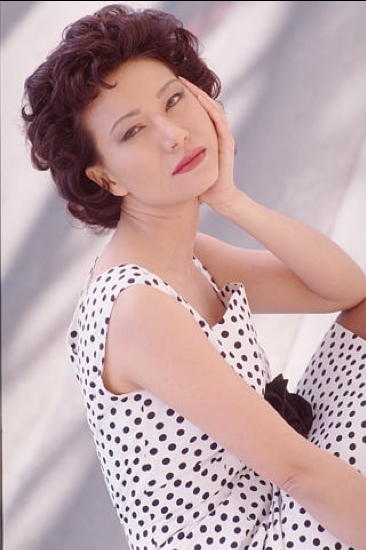
#> input picture Demos/Demo 4/lady.png, 366 x 550 px
$ jupyter execute --allow-errors Demo4_Filter_Bank_Response_Question.ipynb
#> lines starting #> are read from the running program, lines starting #| are printed output that depends on the picture
# Filter Bank Creation

[cell 1]
##########################################################################
# Maximum Response filterbank from
# http://www.robots.ox.ac.uk/~vgg/research/texclass/filters.html
# based on several edge and bar filters.
# Adapted to Python by Andreas Mueller amueller@ais.uni-bonn.de
# Share and enjoy
#

import numpy as np
import matplotlib.pyplot as plt
from itertools import product, chain
from scipy import misc,ndimage
from os import listdir
import os
from os.path import isfile, join
import imageio
#from sklearn.externals.joblib import Parallel, delayed


def makeRFSfilters(radius=18, sigmas=[1, 2, 4], n_orientations=6):
    """ Generates filters for RFS filterbank.
    Parameters
    ----------
    radius : int, default 24
        radius of all filters. Size will be 2 * radius + 1
    sigmas : list of floats, default [1, 2, 4]
        define scales on which the filters will be computed
    n_orientations : int
        number of fractions the half-angle will be divided in
    Returns
    -------
    edge : ndarray (len(sigmas), n_orientations, 2*radius+1, 2*radius+1)
        Contains edge filters on different scales and orientations
    bar : ndarray (len(sigmas), n_orientations, 2*radius+1, 2*radius+1)
        Contains bar filters on different scales and orientations
    rot : ndarray (2, 2*radius+1, 2*radius+1)
        contains two rotation invariant filters, Gaussian and Laplacian of
        Gaussian
    """
#> called with radius = 18, n_orientations = 6
    def make_gaussian_filter(x, sigma, order=0):
        if order > 2:
            raise ValueError("Only orders up to 2 are supported")
        # compute unnormalized Gaussian response
        response = np.exp(-x ** 2 / (2. * sigma ** 2))
        if order == 1:
            response = -response * x
        elif order == 2:
            response = response * (x ** 2 - sigma ** 2)
        # normalize
        response /= np.abs(response).sum()
        return response

    def makefilter(scale, phasey, pts, sup):
        gx = make_gaussian_filter(pts[0, :], sigma=3 * scale)
        gy = make_gaussian_filter(pts[1, :], sigma=scale, order=phasey)
        f = (gx * gy).reshape(sup, sup)
        # normalize
        f /= np.abs(f).sum()
        return f

    support = 2 * radius + 1
    x, y = np.mgrid[-radius:radius + 1, radius:-radius - 1:-1] #Make the filter grid
    orgpts = np.vstack([x.ravel(), y.ravel()])
    sigma_arr = []
    rot, edge, bar = [], [], []
    for sigma in sigmas:
        for orient in range(n_orientations):
            # Not 2pi as filters have symmetry
            angle = np.pi * orient / n_orientations
            c, s = np.cos(angle), np.sin(angle) #Get the angle
            rotpts = np.dot(np.array([[c, -s], [s, c]]), orgpts) #rotate the grid

            edge.append(makefilter(sigma, 1, rotpts, support))
            bar.append(makefilter(sigma, 2, rotpts, support))

            sigma_arr.append(sigma)
            sigma_arr.append(sigma)

    length = np.sqrt(x ** 2 + y ** 2)
    rot.append(make_gaussian_filter(length, sigma=10))
    sigma_arr.append(10)
    rot.append(make_gaussian_filter(length, sigma=10, order=2))
    sigma_arr.append(10)

    # reshape rot and edge
    edge = np.asarray(edge)
    edge = edge.reshape(len(sigmas), n_orientations, support, support)
    bar = np.asarray(bar).reshape(edge.shape)
    rot = np.asarray(rot)[:, np.newaxis, :, :]
    return edge, bar, rot, sigma_arr

#Apply Filter by convolving with the image
def apply_filterbank(img, filterbank):
    from scipy.ndimage import convolve
    result = []
    for battery in filterbank:
        response = [convolve(img, filt) for filt in battery]
        #max_response = np.max(response, axis=0)
        result.extend(response)
    return result


sigmas = [1, 2, 4]
n_sigmas = len(sigmas)
n_orientations = 6

#Make Filters here
edge, bar, rot, sigma_arr = makeRFSfilters(sigmas=sigmas,
        n_orientations=n_orientations)

n = n_sigmas * n_orientations


# plot filters
# 2 is for bar / edge, + 1 for rot
fig, ax = plt.subplots(n_sigmas * 2 + 1, n_orientations)
filters_arr = []
for k, filters in enumerate([bar, edge]):
    for i, j in product(range(n_sigmas), range(n_orientations)):
        row = i + k * n_sigmas
        filters_arr.append(filters[i, j, :, :])
        ax[row, j].imshow(filters[i, j, :, :], cmap=plt.cm.gray)
        ax[row, j].set_xticks(())
        ax[row, j].set_yticks(())

filters_arr.append(rot[0, 0])
filters_arr.append(rot[1, 0])
ax[-1, 0].imshow(rot[0, 0], cmap=plt.cm.gray)
ax[-1, 0].set_xticks(())
ax[-1, 0].set_yticks(())
ax[-1, 1].imshow(rot[1, 0], cmap=plt.cm.gray)
ax[-1, 1].set_xticks(())
ax[-1, 1].set_yticks(())

fig.set_size_inches(18.5, 10.5)
for i in range(2, n_orientations):
    ax[-1, i].set_visible(False)
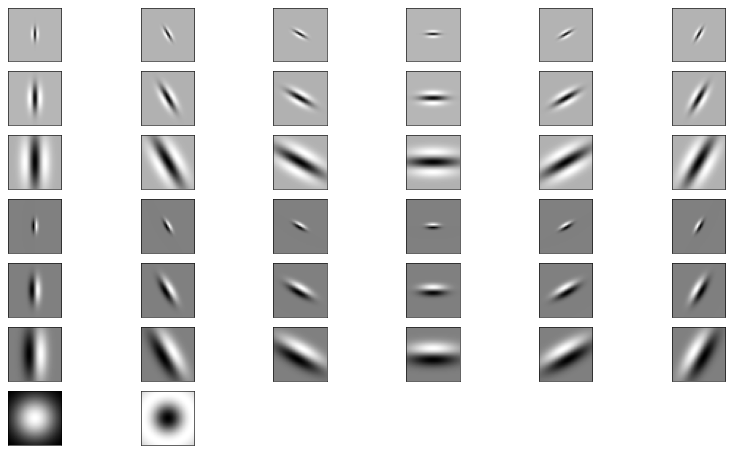
#> figure drawn by matplotlib, 38 panels

# Insert Image Here

[cell 2]
import cv2
test_images_path = "lady.png"

img = cv2.imread(test_images_path)
#> img is the input picture: shape (550, 366, 3); mean B, G, R 167, 164.8, 191.3
img = cv2.cvtColor(img, cv2.COLOR_BGR2RGB)
# [5 lines of commented-out code are left out]
img_gray = cv2.cvtColor(img, cv2.COLOR_RGB2GRAY)
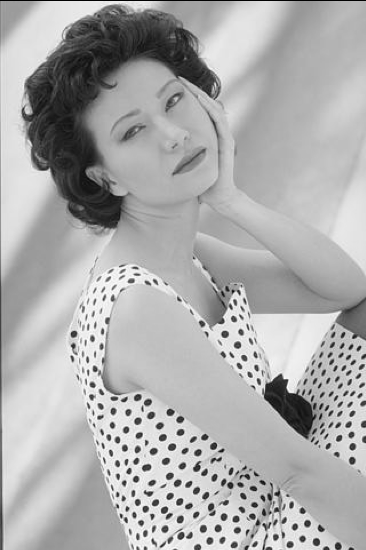
#> img_gray: shape (550, 366); min 0, max 255, mean 173
img_shape = img_gray.shape
#> img_shape = (550, 366)
print("Shape of Image = ", img_shape)
#| Shape of Image =  (550, 366)
plt.imshow(img)
plt.axis("off")

### Image Segmentation using Colors

[cell 3]
# Apply kmeans image segmentation using colored image. Take number of clusters = 4.
# What is the problem with the clusters output? Does it really segment meaningfull segments?

#> (a cell that did not finish here is left out)

# Visualize Images

[cell 5]
# plot responses
fig2, ax2 = plt.subplots(7, 6)
#> (the rest of this cell did not finish here and is left out)

### 1. Form histograms from the clustered textons for each patch (window of size 7) of image

[cell 6]
window = 7
patch_hists = []
num_of_textons = 5;
# take histogram
center = window // 2

new_shape_x = len(range(center, img_shape[0], window))
#> new_shape_x = 79
new_shape_y = len(range(center, img_shape[1], window))
#> new_shape_y = 52
